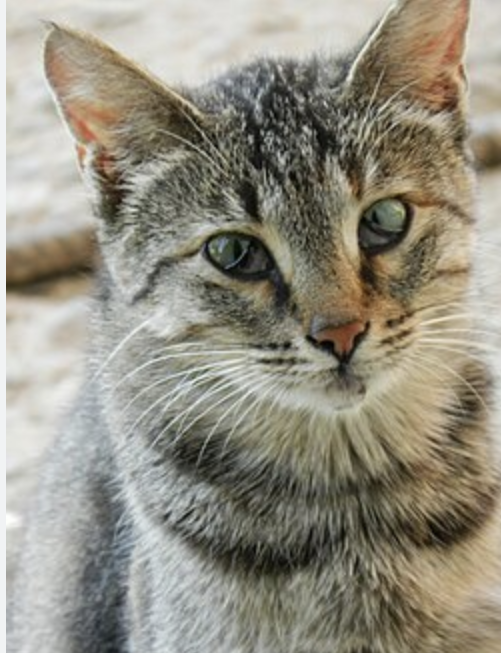
#> input picture photos/cat1.png, 501 x 653 px
$ python img_proc3.py
#> lines starting #> are read from the running program, lines starting #| are printed output that depends on the picture; after the words box and inside, x2 and y2 are one past the last pixel; in counts of white or black regions, pixels touching at a corner belong together
import cv2
import numpy as np
import os

# Read image
script_dir = os.path.dirname(os.path.abspath(__file__))
image_path = os.path.join(script_dir, "photos/cat1.png")

img=cv2.imread(image_path)
#> img is the input picture: shape (653, 501, 3); mean B, G, R 130.3, 144.1, 148.4

# Convert to grayscale
gray = cv2.cvtColor(img, cv2.COLOR_BGR2GRAY)
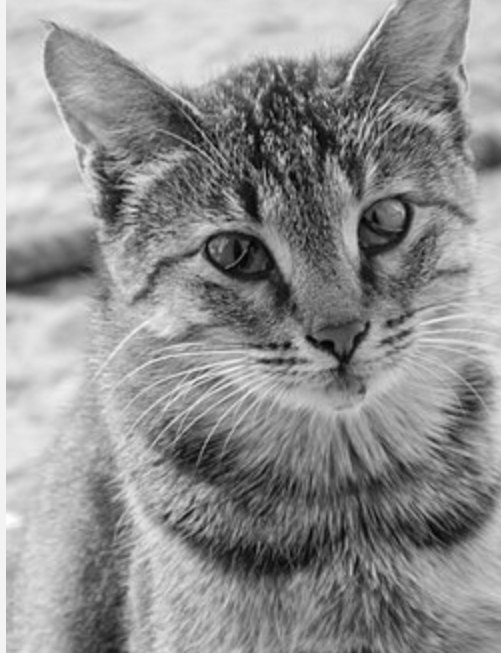
#> gray: shape (653, 501); min 3, max 254, mean 143.8

# Convert to binary
_, binary = cv2.threshold(gray, 127, 255, cv2.THRESH_BINARY)
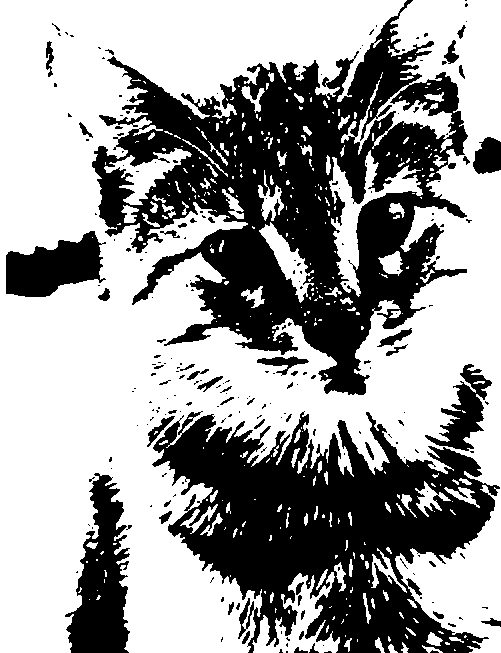
#> binary: shape (653, 501); 61.4% white; 222 black regions (173 under 20 px), largest, box (x1, y1, x2, y2) and area: (92, 0, 468, 395) 63290, (152, 411, 500, 653) 45138, (65, 473, 130, 653) 6793

# Take border width from user
width = int(input("Enter border width (pixels): "))
#> the answer given: 100

# Take border color from user
print("Enter border color (B G R values, 0-255):")
B = int(input("B: "))
#> the answer given: 3
G = int(input("G: "))
#> the answer given: 3
R = int(input("R: "))
#> the answer given: 3

border_color = (B, G, R)

# Add border to original image
color_border = cv2.copyMakeBorder(
    img,
    width, width, width, width,
    cv2.BORDER_CONSTANT,
    value=border_color
)
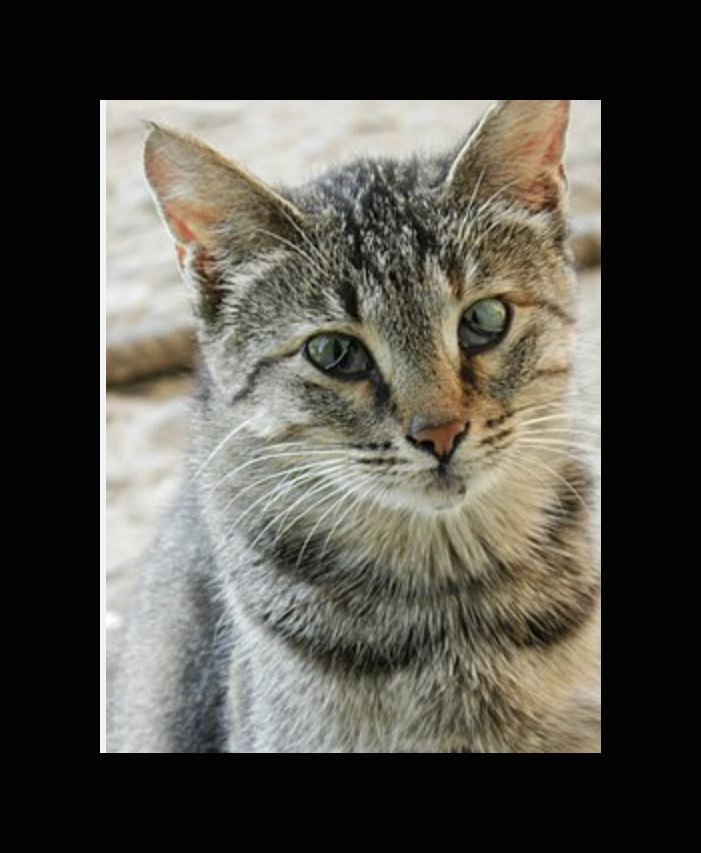
#> color_border: shape (853, 701, 3); mean B, G, R 72.7, 80.2, 82.6

# For grayscale, border needs a single intensity value
gray_color = int((R + G + B) / 3)

gray_border = cv2.copyMakeBorder(
    gray,
    width, width, width, width,
    cv2.BORDER_CONSTANT,
    value=gray_color
)
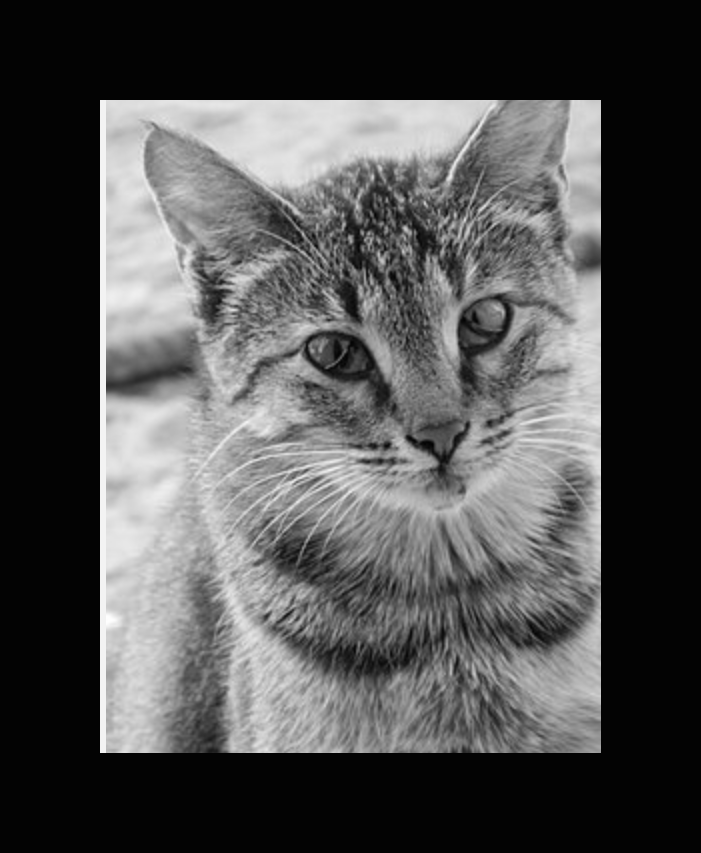
#> gray_border: shape (853, 701); min 3, max 254, mean 80.1

# For binary image, border can only be black (0) or white (255)
binary_color = 255 if (R + G + B) / 3 >= 128 else 0

binary_border = cv2.copyMakeBorder(
    binary,
    width, width, width, width,
    cv2.BORDER_CONSTANT,
    value=binary_color
)
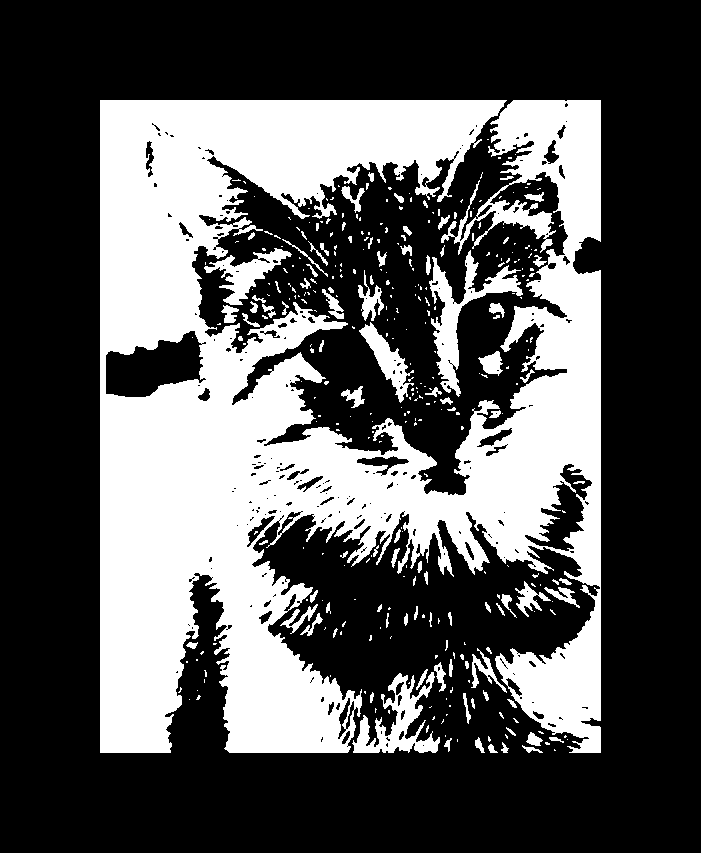
#> binary_border: shape (853, 701); 33.6% white; 357 white regions (260 under 20 px), largest, box (x1, y1, x2, y2) and area: (100, 100, 601, 753) 182819, (429, 250, 523, 397) 3388, (352, 672, 440, 753) 2783

# Display
cv2.imshow("Original with Border", color_border)
cv2.imshow("Grayscale with Border", gray_border)
cv2.imshow("Binary with Border", binary_border)

cv2.waitKey(0)
